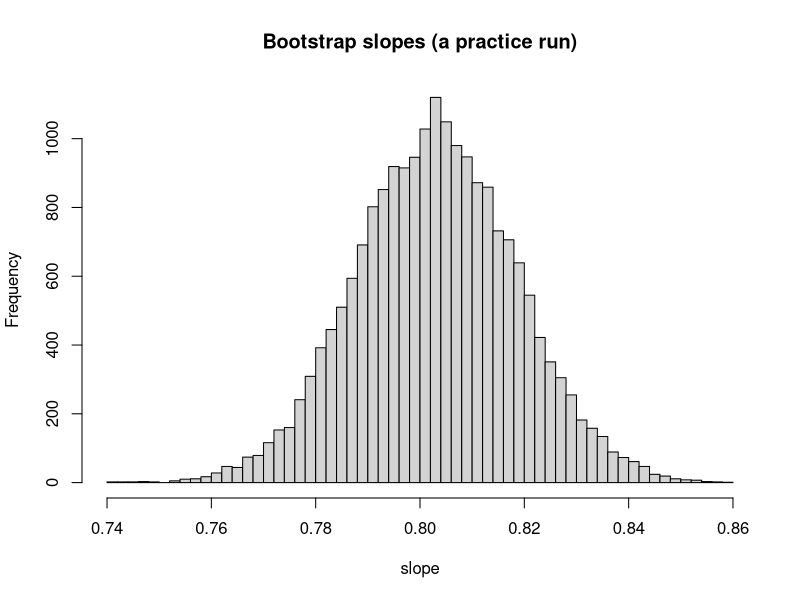

The R script that drew this image:
# A practice run (nomad demos): made-up data, a straight line fitted to it,
# then 20,000 bootstrap fits to see how sure the slope is. Its results mean
# nothing for anyone's research: it shows how an R job runs, what it writes,
# and how it uses one core or several (MC_CORES, set by the job's "8 cores").

cores <- as.integer(Sys.getenv("MC_CORES", "1"))
if (is.na(cores) || cores < 1) cores <- 1

set.seed(42)
n <- 2000
x <- runif(n, 0, 10)
y <- 1.5 + 0.8 * x + rnorm(n, sd = 2)
d <- data.frame(x = x, y = y)

fit <- lm(y ~ x, data = d)
cat(sprintf("Fitted slope: %.3f (the made-up data used 0.8)\n", coef(fit)[["x"]]))

one <- function(i) {
  s <- d[sample.int(n, n, replace = TRUE), ]
  coef(lm(y ~ x, data = s))[["x"]]
}

reps <- 20000
started <- proc.time()
slopes <- if (cores > 1) {
  unlist(parallel::mclapply(seq_len(reps), one, mc.cores = cores))
} else {
  vapply(seq_len(reps), one, numeric(1))
}
took <- (proc.time() - started)[["elapsed"]]
cat(sprintf("%d bootstrap fits on %d core(s) in %.1f s\n", reps, cores, took))

ci <- quantile(slopes, c(0.025, 0.975))
cat(sprintf("Slope, middle 95%% of the bootstrap fits: %.3f to %.3f\n", ci[[1]], ci[[2]]))

write.csv(data.frame(slope = slopes), "bootstrap_slopes.csv", row.names = FALSE)
pdf("bootstrap_slopes.pdf")
hist(slopes, breaks = 60, main = "Bootstrap slopes (a practice run)", xlab = "slope")
invisible(dev.off())
cat("Wrote bootstrap_slopes.csv and bootstrap_slopes.pdf\n")
